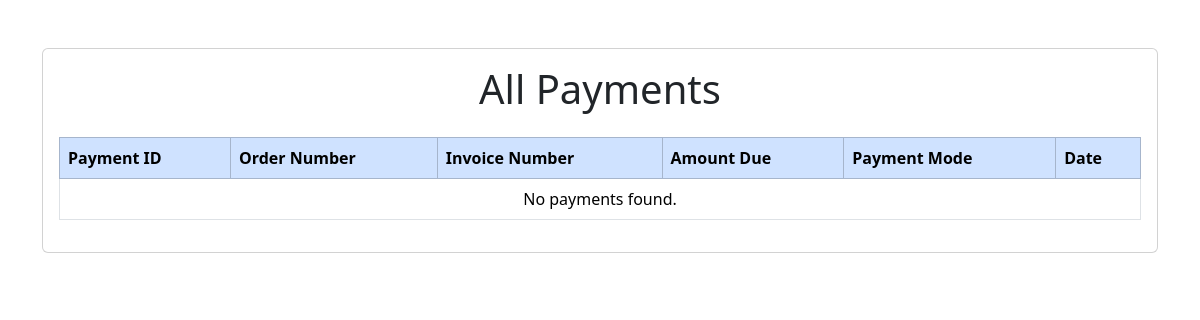
The app's page /owner_panel/view_payements.php, older data.
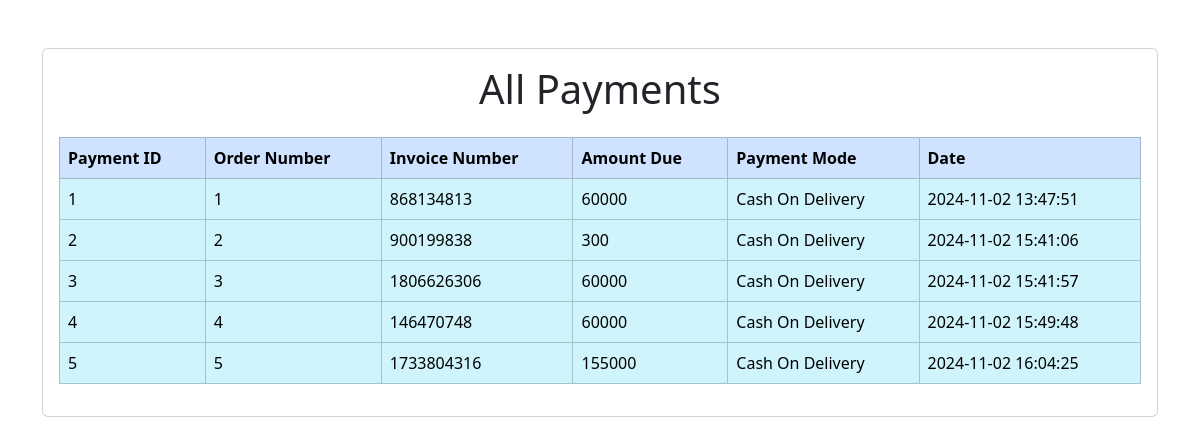
The same page, newer data.
### tables this page shows
CREATE TABLE `user_payements` (
  `payement_id` int(11) NOT NULL,
  `order_id` int(11) NOT NULL,
  `invoice_number` int(11) NOT NULL,
  `amount` int(11) NOT NULL,
  `payement_mode` varchar(255) NOT NULL,
  `date` timestamp NOT NULL DEFAULT current_timestamp() ON UPDATE current_timestamp()
);

### owner_panel/view_payements.php (the view, shortened to what this page needs)
<?php
include('../include/connect.php');
?>
<!DOCTYPE html>
<html lang="en">
<head>
    <link rel="stylesheet" href="https://cdn.jsdelivr.net/npm/bootstrap@5.3.3/dist/css/bootstrap.min.css">
</head>
<body>
    <div class="container mt-5">
        <div class="card">
            <div class="card-body">
                <h1 class="text-center">All Payments</h1>
                <table class="table table-bordered mt-4">
                    <thead class="table-primary">
                        <tr>
                            <th scope="col">Payment ID</th>
                            <th scope="col">Order Number</th>
                            <th scope="col">Invoice Number</th>
                            <th scope="col">Amount Due</th>
                            <th scope="col">Payment Mode</th>
                            <th scope="col">Date</th>
                        </tr>
                    </thead>
                    <tbody>
                        <?php
                        $get_payments_details = "SELECT * FROM `user_payements`";
                        $result_payments = mysqli_query($con, $get_payments_details);
                        if (!$result_payments) {
                            echo "<tr><td colspan='6'>Error: " . mysqli_error($con) . "</td></tr>";
                        } else {
                            if (mysqli_num_rows($result_payments) > 0) {
                                while ($row_payments = mysqli_fetch_assoc($result_payments)) {
                                    $payment_id = $row_payments['payement_id'];
                                    $payment_order_id = $row_payments['order_id'];
                                    $payment_invoice_number = $row_payments['invoice_number'];
                                    $payment_amount = $row_payments['amount'];
                                    $payment_payment_mode = $row_payments['payement_mode'];
                                    $payment_date = $row_payments['date'];
                                    echo "
                                        <tr class='table-info'>
                                            <td>$payment_id</td>
                                            <td>$payment_order_id</td>
                                            <td>$payment_invoice_number</td>
                                            <td>$payment_amount</td>
                                            <td>$payment_payment_mode</td>
                                            <td>$payment_date</td>
                                        </tr>
                                    ";
                                }
                            } else {
                                echo "<tr><td colspan='6' class='text-center'>No payments found.</td></tr>";
                            }
                        }
                        ?>
                    </tbody>
                </table>
            </div>
        </div>
    </div>
</body>
</html>

Row changes from the older to the newer data that the page shows:
added user_payements: payement_id "1", order "1", invoice_number "868134813", amount "60000", payement_mode "Cash On Delivery", date "2024-11-02 13:47:51"
added user_payements: payement_id "2", order "2", invoice_number "900199838", amount "300", payement_mode "Cash On Delivery", date "2024-11-02 15:41:06"
added user_payements: payement_id "3", order "3", invoice_number "1806626306", amount "60000", payement_mode "Cash On Delivery", date "2024-11-02 15:41:57"
added user_payements: payement_id "4", order "4", invoice_number "146470748", amount "60000", payement_mode "Cash On Delivery", date "2024-11-02 15:49:48"
added user_payements: payement_id "5", order "5", invoice_number "1733804316", amount "155000", payement_mode "Cash On Delivery", date "2024-11-02 16:04:25"
Text that changed along with them:
text no longer shown: "No payments found."
